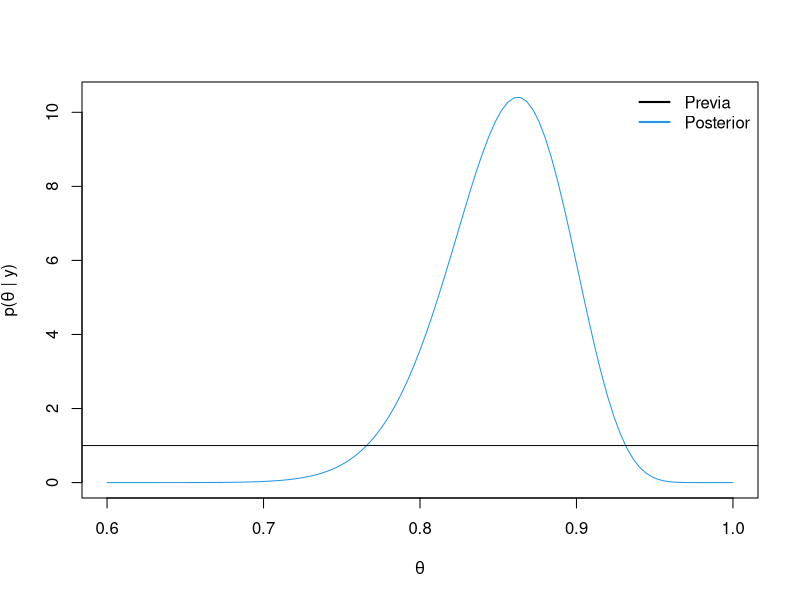
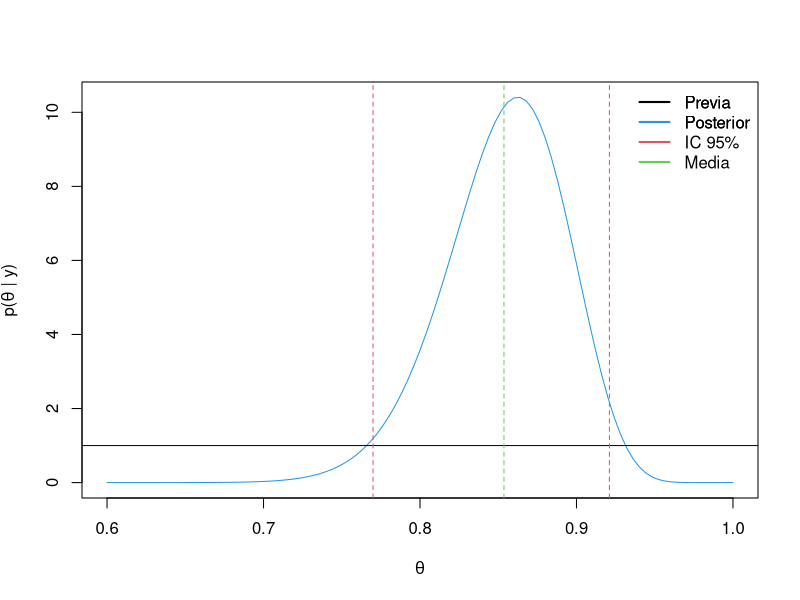
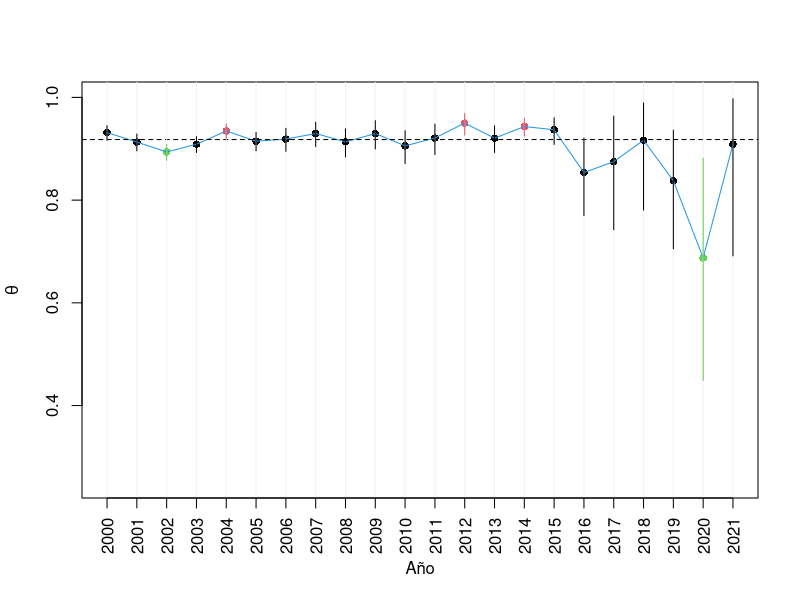
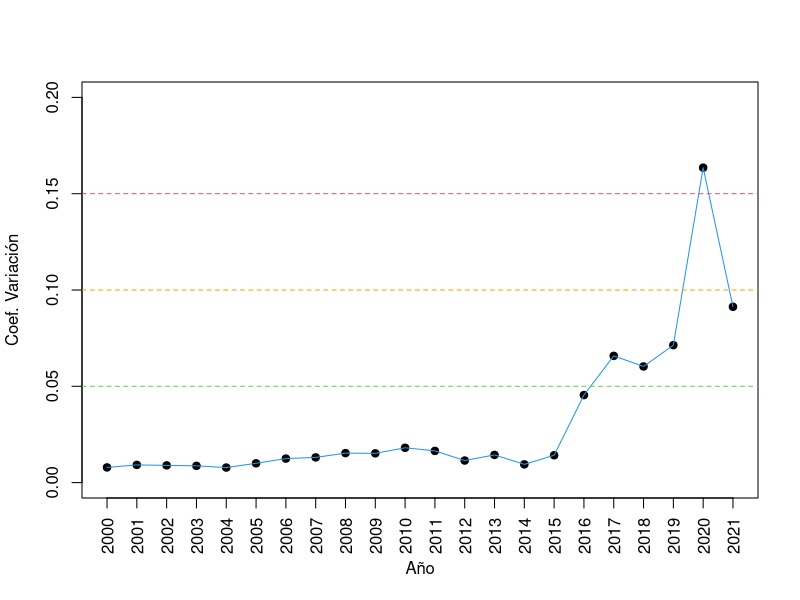
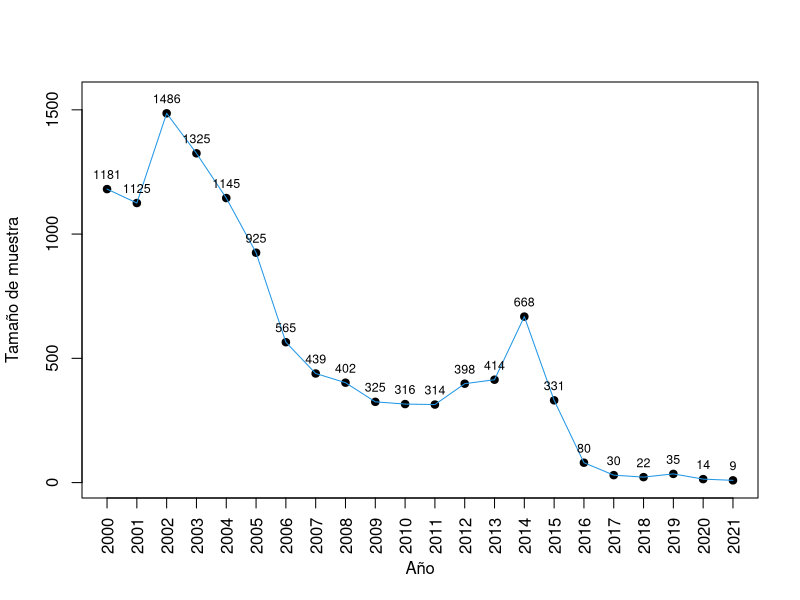

These figures' R source, in order: (Note: this script raises an error after producing the figures.)
## ---- chunk 1
knitr::opts_chunk$set(echo = TRUE)
## ---- chunk 2
# datos
df <- read.delim("VictimasVS-1231221.txt")
# dimension
dim(df)
# variables
names(df)
# frecuencias sexo
table(df$sexo)
# proporcion datos faltantes
27/15886
## ---- chunk 3
# codificacion
df <- df[df$sexo != "Sin Informacion",]
df$sexo[df$sexo == "Mujer" ] <- 1
df$sexo[df$sexo == "Hombre"] <- 0
df$sexo <- as.numeric(df$sexo)
table(df$sexo)
# extraccion: año 2016
y <- df[df$agno == 2016, "sexo"]
# frecuencias
table(y)
# tamaño de muestra
n <- length(y)
print(n)
# estadistico suficiente
sy <- sum(y)
print(sy)
# hiperparametros: previa Beta(1,1)
a <- 1
b <- 1
# parametros de la posterior
ap <- a + sy
print(ap)
bp <- b + n - sy
print(bp)
# grafico
curve(expr = dbeta(x, shape1 = ap, shape2 = bp), from = 0.6, to = 1, col = 4, 
      xlab = expression(theta), ylab = expression(paste("p","(",theta," | ",y,")",sep="")))
abline(h = 1, col = 1)
legend("topright", legend = c("Previa", "Posterior"), col = c(1, 4), lty = 1, lwd = 2, bty = "n")
# moda posterior
(ap-1)/(ap + bp - 2)
# media posterior
ap/(ap + bp)
# mediana posterior
(ap - 1/3)/(ap + bp - 2/3)
# varianza posterior
(ap*bp)/((ap + bp)^2*(ap + bp + 1))
# coeficiente de variacion
sqrt((ap*bp)/((ap + bp)^2*(ap + bp + 1)))/(ap/(ap + bp))
# intervalo de credibilidad al 95%
qbeta(c(.025,.975), shape1 = ap, shape2 = bp)
# grafico 
curve(expr = dbeta(x, shape1 = ap, shape2 = bp), from = 0.6, to = 1, col = 4, xlab = expression(theta), ylab = expression(paste("p","(",theta," | ",y,")",sep="")))
abline(h = 1, col = 1)
legend("topright", legend = c("Previa", "Posterior"), col = c(1, 4), lty = 1, lwd = 1, bty = "n")
abline(v = qbeta(c(.025,.975), shape1 = ap, shape2 = bp), lty = 2, lwd = 1, col = 2)
abline(v = ap/(ap + bp), lty = 2, lwd = 1, col = 3)
legend("topright", legend = c("Previa", "Posterior", "IC 95%", "Media"), col = c(1, 4, 2, 3), lty = 1, lwd = 2, bty = "n")
# probabilidad a priori de que theta > 0.8
pbeta(q = 0.8, shape1 = a, shape2 = b, lower.tail = F)
# probabilidad a posteriori de que theta > 0.8
pbeta(q = 0.8, shape1 = ap, shape2 = bp, lower.tail = F)
## ---- chunk 4
# hiperparametros: previa Beta(1,1)
a <- 1
b <- 1
# ajuste del modelo por año
out <- NULL
for (agno in c(2000:2021)) {
      # datos por año
      y <- df[df$agno == agno, "sexo"]
      n <- length(y)
      sy <- sum(y)
      # parametros de la posterior
      ap <- a + sy 
      bp <- b + n - sy
      # media, desv. estandar, intervalos de credibilidad
      me <- ap/(ap + bp)
      de <- sqrt((ap*bp)/((ap + bp)^2*(ap + bp + 1)))
      ic95 <- qbeta(c(.025,.975), shape1 = ap, shape2 = bp)
      # almacenar
      out <- rbind(out, c(agno, n, me, de/me, ic95))
}
# tabla
colnames(out) <- c("Año","n","Media","CV","Q2.5%","Q97.5%")
knitr::kable(x = out, digits = 3, align = "c")
## ---- chunk 5
col <- rep(1, nrow(out))
col[out[,5] > 0.918] <- 2
col[out[,6] < 0.918] <- 3
plot(x = 1:nrow(out), y = out[,3], ylim = c(0.25,1), pch = 16, xaxt = "n", xlab = "Año", ylab = expression(theta), col = col)
lines(x = 1:nrow(out), y = out[,3], type = "l", col = 4)
abline(h = 0.918, col = 1, lty = 2)
abline(v = 1:nrow(out), col = "gray95")
segments(x0 = 1:nrow(out), y0 = out[,5], x1 = 1:nrow(out), y1 = out[,6], col = col)
axis(side = 1, at = 1:nrow(out), labels = 2000:2021, las = 2)
## ---- chunk 6
plot(x = 1:nrow(out), y = out[,4], ylim = c(0,0.2), pch = 19, xaxt = "n", xlab = "Año", ylab = "Coef. Variación")
lines(x = 1:nrow(out), y = out[,4], type = "l", col = 4)
axis(side = 1, at = 1:nrow(out), labels = 2000:2021, las = 2)
abline(h = 0.05, lty = 2, col = 3)
abline(h = 0.10, lty = 2, col = "#FFA500")
abline(h = 0.15, lty = 2, col = 2)
## ---- chunk 7
plot(x = 1:nrow(out), y = out[,2], ylim = c(0,1550), pch = 19, xaxt = "n", xlab = "Año", ylab = "Tamaño de muestra")
lines(x = 1:nrow(out), y = out[,2], type = "l", col = 4)
axis(side = 1, at = 1:nrow(out), labels = 2000:2021, las = 2)
text(x = 1:nrow(out), y = out[,2], labels = out[,2], pos = 3, cex = 0.75)
## ---- chunk 8
N <- 10000
out <- NULL
set.seed(1234)
for (theta in c(0.5,0.7,0.9,0.99)) {
      for (n in c(5,30,100)) {
            cont_b <- cont_f <- 0
            temp_b <- temp_f <- 0
            for (j in 1:N) {
                  # simular datos
                  s <- rbinom(n = 1, size = n, prob = theta)
                  # intervalo de credibilidad
                  ic <- qbeta(p = c(.025,.975), shape1 = 1 + s, shape2 = 1 + n - s)
                  cont_b <- cont_b + ((ic[1] < theta) & (theta < ic[2]))
                  temp_b <- temp_b + (ic[2] > 1)
                  # intervalo de confianza
                  p <- s/n
                  ic <- p + c(-1,1)*qnorm(p = 0.975)*sqrt(p*(1-p)/n)
                  cont_f <- cont_f + ((ic[1] < theta) & (theta < ic[2]))
                  temp_f <- temp_f + (ic[2] > 1)
            }
            out <- rbind(out, c(theta, n, cont_b/N, cont_f/N, temp_b/N, temp_f/N))
      }
}
colnames(out) <- c("theta","n","Conf. Bayes.","Conf. Frec.","Prop. Bayes. > 1","Prop. Frec. > 1")
knitr::kable(x = out, digits = 2, align = "c")
## ---- chunk 9
knitr::include_graphics("Hoffcoverbook.jpg")
## ---- chunk 10
knitr::include_graphics("Gelmancoverbook.png")
